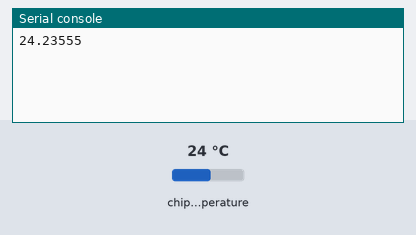
Bench run of a program on a simulated Raspberry Pi Pico running MicroPython. Parts: the last lines printed to the serial console. Inputs (shaded band) come from the test bench; at power-on: chip temperature 24 °C.

Above: at 1.2 s.
1.3 s: chip temperature set to 1 °C
At 3.5 s:
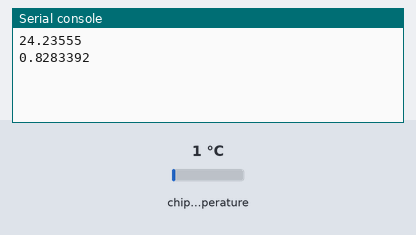
4.0 s: chip temperature set to 11 °C
At 5.0 s:
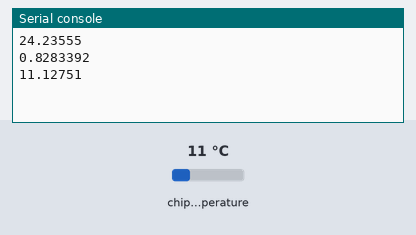
Timing chart, 0 to 7.0 s (numbered marks = the images above; inputs shaded):
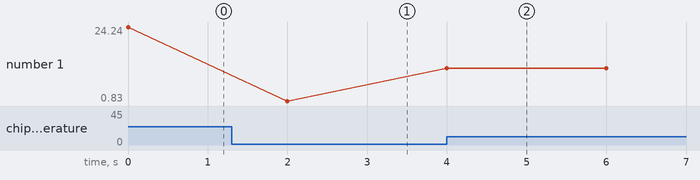

The program:

pisquare_internal_temp.py
```python
from machine import ADC
import utime

sensor_temp = ADC(4)
conversion_factor = 3.3 / (65535)

while True:
    reading = sensor_temp.read_u16() * conversion_factor

    # The temperature sensor measures the Vbe voltage of a biased bipolar diode, connected to the fifth ADC channel
    # Typically, Vbe = 0.706V at 27 degrees C, with a slope of -1.721mV (0.001721) per degree.
    temperature = 27 - (reading - 0.706)/0.001721
    print(temperature)
    utime.sleep(2)
```

Measured:
- after the input at 1.3 s, the serial console: prints a new line after 0.70 s (image 1)
- after the input at 4.0 s, the serial console: prints a new line at once (image 2)
- plotted number 1: 24.24 → 0.83 after the input at 1.3 s, 0.83 → 11.13 after the input at 4.0 s
